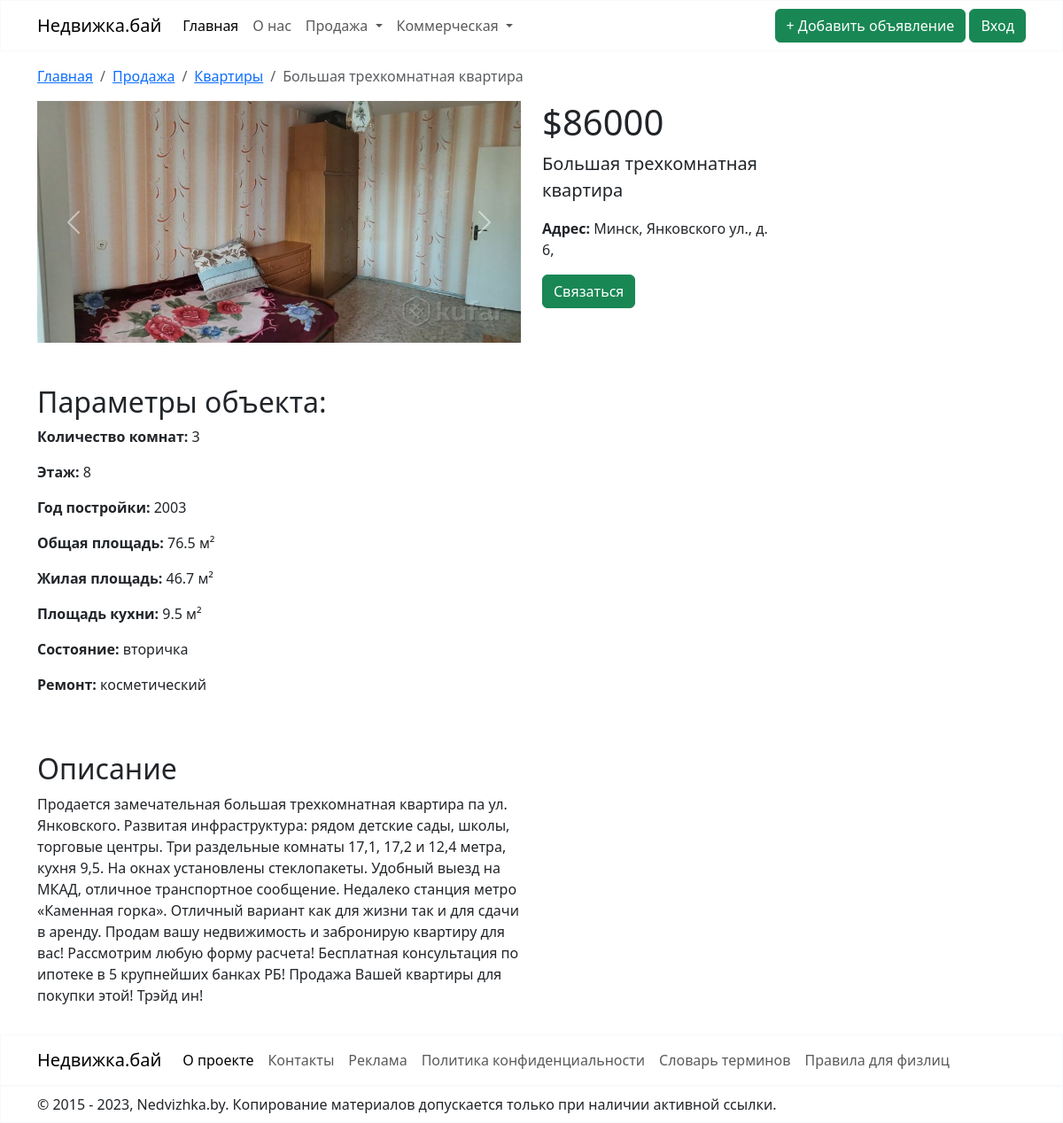
The page /sale/flat/3/ on the database its author committed.
### sale/models.py (models this page shows, shortened)
class Realty(models.Model):
    title = models.CharField(max_length=50)
    address = models.CharField(max_length=100)
    description = models.CharField(max_length=4000)
    total_area = models.FloatField()
    facilities = models.CharField(max_length=2000, blank=True)
    condition = models.CharField(choices=CONDITION, max_length=20)
    renovation = models.CharField(choices=RENOVATION, max_length=20)
    price = models.PositiveIntegerField()
    image = models.ImageField(null=True, blank=True, upload_to="images")
    image2 = models.ImageField(null=True, blank=True, upload_to="images")
    image3 = models.ImageField(null=True, blank=True, upload_to="images")
    image4 = models.ImageField(null=True, blank=True, upload_to="images")
    image5 = models.ImageField(null=True, blank=True, upload_to="images")
    creator = models.ForeignKey(User, on_delete=models.CASCADE, default=1)
    is_moderated = models.BooleanField(default=False)
    class Meta:
        abstract = True

class Flat(Realty):
    number_of_rooms = models.PositiveIntegerField(validators=[MinValueValidator(1)])  # Валидатор для количества комнат
    floor_number = models.PositiveIntegerField(validators=[MinValueValidator(1)])  # Валидатор для номера этажа
    living_area = models.FloatField(validators=[MinValueValidator(0)])  # Валидатор для жилой площади
    kitchen = models.FloatField(validators=[MinValueValidator(0)])  # Валидатор для площади кухни
    year_of_construction = models.PositiveIntegerField(validators=[validate_year_of_construction])

### sale/views.py (the view)
# urls.py: path('flat/<int:pk>/', FlatDetailView.as_view(), name='flat'),
class FlatDetailView(DetailView):
    model = Flat
    template_name = "flatdetailview.html"
    def get(self, request, *args, **kwargs):
        self.object = self.get_object()
        context = self.get_context_data(object=self.object)
        return self.render_to_response(context)

### sale/templates/flatdetailview.html (shortened to what this page needs)
{% extends "base.html" %}
{% block content %}
    <div class="container-md mt-3 mb-3">
        <nav aria-label="breadcrumb">
            <ol class="breadcrumb">
                <li class="breadcrumb-item"><a href="{% url "nedvizhka" %}">Главная</a></li>
                <li class="breadcrumb-item"><a href="#">Продажа</a></li>
                <li class="breadcrumb-item"><a href="{% url "flat" %}">Квартиры</a></li>
                <li class="breadcrumb-item active" aria-current="page">{{ flat.title }}</li>
            </ol>
        </nav>
    </div>
    <div class="container-md mt-3 mb-3">
        <div class="row">
            <div class="col-md-6">
                <div id="carouselExample" class="carousel slide">
                    <div class="carousel-inner">
                        <div class="carousel-item active">
                            {% if flat.image %}
                                <img src="{{ flat.image.url }}" class="d-block w-100" alt="...">
                            {% endif %}
                        </div>
                    </div>
                    <button class="carousel-control-prev" type="button" data-bs-target="#carouselExample"
                            data-bs-slide="prev">
                        <span class="carousel-control-prev-icon" aria-hidden="true"></span>
                    </button>
                    <button class="carousel-control-next" type="button" data-bs-target="#carouselExample"
                            data-bs-slide="next">
                        <span class="carousel-control-next-icon" aria-hidden="true"></span>
                    </button>
                </div>
            </div>
            <div class="col-md-3">
                <h1>${{ flat.price }}</h1>
                <p class="lead">{{ flat.title }}</p>
                <p><strong>Адрес:</strong> {{ flat.address }}</p>
                <button type="button" class="btn btn-success" data-bs-toggle="modal" data-bs-target="#exampleModal">
                    Связаться
                </button>
            </div>
        </div>
        <div class="row mt-5">
            <div class="col-md-6">
                <h2>Параметры объекта:</h2>
                <p><strong>Количество комнат:</strong> {{ flat.number_of_rooms }}</p>
                <p><strong>Этаж:</strong> {{ flat.floor_number }}</p>
                <p><strong>Год постройки:</strong> {{ flat.year_of_construction }}</p>
                <p><strong>Общая площадь:</strong> {{ flat.total_area }} м²</p>
                <p><strong>Жилая площадь:</strong> {{ flat.living_area }} м²</p>
                <p><strong>Площадь кухни:</strong> {{ flat.kitchen }} м²</p>
                <p><strong>Состояние:</strong> {{ flat.get_condition_display }}</p>
                <p><strong>Ремонт:</strong> {{ flat.get_renovation_display }}</p>
            </div>
        </div>
        <div class="row mt-5">
            <div class="col-md-6">
                <h2>Описание</h2>
                <p>{{ flat.description }}</p>
            </div>
        </div>
    </div>
{% endblock %}

### rows shown on the page
Flat: title "Большая трехкомнатная квартира", image (picture), price "86000", address "Минск, Янковского ул., д. 6,", number_of_rooms "3", floor_number "8", year_of_construction "2003", total_area "76.5", living_area "46.7", kitchen "9.5", condition "вторичка", renovation "косметический", description "Продается замечательная большая трехкомнатная квартира па ул. Янковского. Развитая инфраструктура: рядом детские сады, школы, торговые центры. Три раздельные комнаты 17,1, 17,2 и 12,4 метра, кухня 9,5. На окнах установлены стеклопакеты. Удобный выезд на МКАД, отличное транспортное сообщение. Недалеко станция метро «Каменная горка». Отличный вариант как для жизни так и для сдачи в аренду. Продам вашу недвижимость и забронирую квартиру для вас! Рассмотрим любую форму расчета! Бесплатная консультация по ипотеке в 5 крупнейших банках РБ! Продажа Вашей квартиры для покупки этой! Трэйд ин!"
